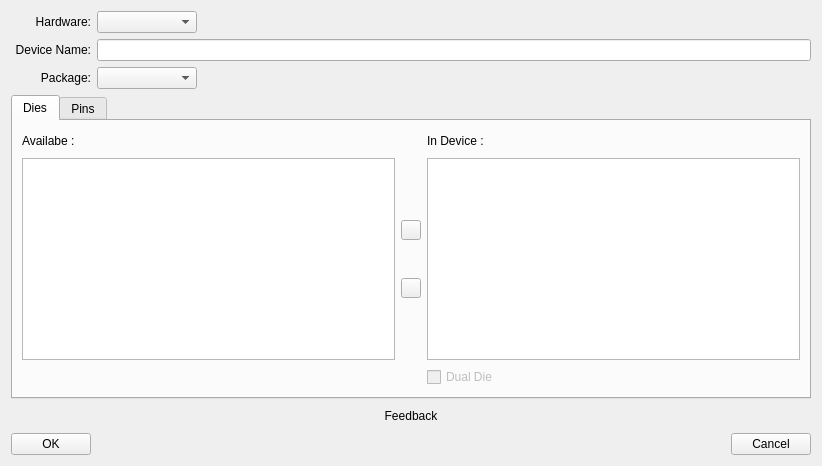
<?xml version="1.0" encoding="UTF-8"?>
<ui version="4.0">
 <class>NewDeviceWizard</class>
 <widget class="QDialog" name="NewDeviceWizard">
  <property name="geometry">
   <rect>
    <x>0</x>
    <y>0</y>
    <width>822</width>
    <height>466</height>
   </rect>
  </property>
  <property name="sizePolicy">
   <sizepolicy hsizetype="Fixed" vsizetype="Fixed">
    <horstretch>0</horstretch>
    <verstretch>0</verstretch>
   </sizepolicy>
  </property>
  <property name="minimumSize">
   <size>
    <width>0</width>
    <height>0</height>
   </size>
  </property>
  <property name="maximumSize">
   <size>
    <width>16777215</width>
    <height>16777215</height>
   </size>
  </property>
  <property name="windowTitle">
   <string>Dialog</string>
  </property>
  <layout class="QGridLayout" name="gridLayout_3">
   <item row="0" column="0">
    <layout class="QVBoxLayout" name="verticalLayout">
     <item>
      <layout class="QHBoxLayout" name="hardwareLayout">
       <item>
        <widget class="QLabel" name="hardwareLabel">
         <property name="minimumSize">
          <size>
           <width>80</width>
           <height>22</height>
          </size>
         </property>
         <property name="maximumSize">
          <size>
           <width>80</width>
           <height>22</height>
          </size>
         </property>
         <property name="text">
          <string>Hardware:</string>
         </property>
         <property name="alignment">
          <set>Qt::AlignRight|Qt::AlignTrailing|Qt::AlignVCenter</set>
         </property>
        </widget>
       </item>
       <item>
        <widget class="QComboBox" name="hardware">
         <property name="minimumSize">
          <size>
           <width>100</width>
           <height>22</height>
          </size>
         </property>
         <property name="maximumSize">
          <size>
           <width>100</width>
           <height>22</height>
          </size>
         </property>
        </widget>
       </item>
       <item>
        <spacer name="horizontalSpacer_4">
         <property name="orientation">
          <enum>Qt::Horizontal</enum>
         </property>
         <property name="sizeHint" stdset="0">
          <size>
           <width>40</width>
           <height>22</height>
          </size>
         </property>
        </spacer>
       </item>
      </layout>
     </item>
     <item>
      <layout class="QHBoxLayout" name="nameLayout">
       <item>
        <widget class="QLabel" name="deviceLabel">
         <property name="minimumSize">
          <size>
           <width>80</width>
           <height>22</height>
          </size>
         </property>
         <property name="maximumSize">
          <size>
           <width>80</width>
           <height>22</height>
          </size>
         </property>
         <property name="text">
          <string>Device Name:</string>
         </property>
         <property name="alignment">
          <set>Qt::AlignRight|Qt::AlignTrailing|Qt::AlignVCenter</set>
         </property>
        </widget>
       </item>
       <item>
        <widget class="QLineEdit" name="deviceName">
         <property name="minimumSize">
          <size>
           <width>119</width>
           <height>22</height>
          </size>
         </property>
         <property name="maximumSize">
          <size>
           <width>16777215</width>
           <height>22</height>
          </size>
         </property>
        </widget>
       </item>
      </layout>
     </item>
     <item>
      <layout class="QHBoxLayout" name="packageLayout">
       <item>
        <widget class="QLabel" name="packageLabel">
         <property name="minimumSize">
          <size>
           <width>80</width>
           <height>22</height>
          </size>
         </property>
         <property name="maximumSize">
          <size>
           <width>80</width>
           <height>22</height>
          </size>
         </property>
         <property name="text">
          <string>Package:</string>
         </property>
         <property name="alignment">
          <set>Qt::AlignRight|Qt::AlignTrailing|Qt::AlignVCenter</set>
         </property>
        </widget>
       </item>
       <item>
        <widget class="QComboBox" name="package">
         <property name="minimumSize">
          <size>
           <width>100</width>
           <height>22</height>
          </size>
         </property>
         <property name="maximumSize">
          <size>
           <width>100</width>
           <height>22</height>
          </size>
         </property>
        </widget>
       </item>
       <item>
        <spacer name="horizontalSpacer_2">
         <property name="orientation">
          <enum>Qt::Horizontal</enum>
         </property>
         <property name="sizeHint" stdset="0">
          <size>
           <width>13</width>
           <height>22</height>
          </size>
         </property>
        </spacer>
       </item>
      </layout>
     </item>
     <item>
      <widget class="QTabWidget" name="tabWidget">
       <property name="currentIndex">
        <number>0</number>
       </property>
       <widget class="QWidget" name="dies">
        <attribute name="title">
         <string>Dies</string>
        </attribute>
        <layout class="QGridLayout" name="gridLayout">
         <item row="0" column="0">
          <layout class="QHBoxLayout" name="horizontalLayout">
           <item>
            <layout class="QVBoxLayout" name="availableDiesLayout">
             <item>
              <widget class="QLabel" name="availableDiesLabel">
               <property name="minimumSize">
                <size>
                 <width>0</width>
                 <height>22</height>
                </size>
               </property>
               <property name="maximumSize">
                <size>
                 <width>16777215</width>
                 <height>22</height>
                </size>
               </property>
               <property name="text">
                <string>Availabe :</string>
               </property>
              </widget>
             </item>
             <item>
              <widget class="QListWidget" name="availableDies">
               <property name="minimumSize">
                <size>
                 <width>100</width>
                 <height>0</height>
                </size>
               </property>
              </widget>
             </item>
             <item>
              <widget class="QLabel" name="placeholder">
               <property name="minimumSize">
                <size>
                 <width>22</width>
                 <height>22</height>
                </size>
               </property>
               <property name="maximumSize">
                <size>
                 <width>16777215</width>
                 <height>22</height>
                </size>
               </property>
               <property name="text">
                <string/>
               </property>
              </widget>
             </item>
            </layout>
           </item>
           <item>
            <layout class="QVBoxLayout" name="addRemoveButtonLayout">
             <item>
              <widget class="QLabel" name="topDummy">
               <property name="sizePolicy">
                <sizepolicy hsizetype="Fixed" vsizetype="Fixed">
                 <horstretch>0</horstretch>
                 <verstretch>0</verstretch>
                </sizepolicy>
               </property>
               <property name="minimumSize">
                <size>
                 <width>20</width>
                 <height>20</height>
                </size>
               </property>
               <property name="maximumSize">
                <size>
                 <width>20</width>
                 <height>20</height>
                </size>
               </property>
               <property name="text">
                <string/>
               </property>
              </widget>
             </item>
             <item>
              <widget class="QToolButton" name="addDie">
               <property name="minimumSize">
                <size>
                 <width>20</width>
                 <height>20</height>
                </size>
               </property>
               <property name="maximumSize">
                <size>
                 <width>20</width>
                 <height>20</height>
                </size>
               </property>
               <property name="text">
                <string/>
               </property>
              </widget>
             </item>
             <item>
              <widget class="QToolButton" name="removeDie">
               <property name="minimumSize">
                <size>
                 <width>20</width>
                 <height>20</height>
                </size>
               </property>
               <property name="maximumSize">
                <size>
                 <width>20</width>
                 <height>20</height>
                </size>
               </property>
               <property name="text">
                <string/>
               </property>
              </widget>
             </item>
             <item>
              <widget class="QLabel" name="bottomDummy">
               <property name="sizePolicy">
                <sizepolicy hsizetype="Fixed" vsizetype="Fixed">
                 <horstretch>0</horstretch>
                 <verstretch>0</verstretch>
                </sizepolicy>
               </property>
               <property name="minimumSize">
                <size>
                 <width>20</width>
                 <height>20</height>
                </size>
               </property>
               <property name="maximumSize">
                <size>
                 <width>20</width>
                 <height>20</height>
                </size>
               </property>
               <property name="text">
                <string/>
               </property>
              </widget>
             </item>
            </layout>
           </item>
           <item>
            <layout class="QVBoxLayout" name="diesInDeviceLayout">
             <item>
              <widget class="QLabel" name="diesInDeviceLabel">
               <property name="minimumSize">
                <size>
                 <width>0</width>
                 <height>22</height>
                </size>
               </property>
               <property name="maximumSize">
                <size>
                 <width>16777215</width>
                 <height>22</height>
                </size>
               </property>
               <property name="text">
                <string>In Device :</string>
               </property>
              </widget>
             </item>
             <item>
              <widget class="QListWidget" name="diesInDevice">
               <property name="minimumSize">
                <size>
                 <width>100</width>
                 <height>0</height>
                </size>
               </property>
              </widget>
             </item>
             <item>
              <widget class="QCheckBox" name="dualDie">
               <property name="enabled">
                <bool>false</bool>
               </property>
               <property name="minimumSize">
                <size>
                 <width>0</width>
                 <height>22</height>
                </size>
               </property>
               <property name="maximumSize">
                <size>
                 <width>16777215</width>
                 <height>22</height>
                </size>
               </property>
               <property name="layoutDirection">
                <enum>Qt::LeftToRight</enum>
               </property>
               <property name="text">
                <string>Dual Die</string>
               </property>
              </widget>
             </item>
            </layout>
           </item>
          </layout>
         </item>
        </layout>
       </widget>
       <widget class="QWidget" name="pins">
        <attribute name="title">
         <string>Pins</string>
        </attribute>
        <layout class="QGridLayout" name="gridLayout_2">
         <item row="0" column="0">
          <layout class="QHBoxLayout" name="horizontalLayout_2">
           <item>
            <widget class="QTreeWidget" name="selectedDies">
             <column>
              <property name="text">
               <string>Name</string>
              </property>
             </column>
             <column>
              <property name="text">
               <string>Type</string>
              </property>
             </column>
             <column>
              <property name="text">
               <string>Direction</string>
              </property>
             </column>
            </widget>
           </item>
           <item>
            <layout class="QVBoxLayout" name="pinAddRemoveLayout">
             <item>
              <spacer name="verticalSpacer_5">
               <property name="orientation">
                <enum>Qt::Vertical</enum>
               </property>
               <property name="sizeHint" stdset="0">
                <size>
                 <width>20</width>
                 <height>40</height>
                </size>
               </property>
              </spacer>
             </item>
             <item>
              <widget class="QToolButton" name="addPin">
               <property name="minimumSize">
                <size>
                 <width>20</width>
                 <height>20</height>
                </size>
               </property>
               <property name="maximumSize">
                <size>
                 <width>20</width>
                 <height>20</height>
                </size>
               </property>
               <property name="text">
                <string/>
               </property>
              </widget>
             </item>
             <item>
              <spacer name="verticalSpacer_2">
               <property name="orientation">
                <enum>Qt::Vertical</enum>
               </property>
               <property name="sizeHint" stdset="0">
                <size>
                 <width>20</width>
                 <height>40</height>
                </size>
               </property>
              </spacer>
             </item>
             <item>
              <widget class="QToolButton" name="removePin">
               <property name="minimumSize">
                <size>
                 <width>20</width>
                 <height>20</height>
                </size>
               </property>
               <property name="maximumSize">
                <size>
                 <width>20</width>
                 <height>20</height>
                </size>
               </property>
               <property name="text">
                <string/>
               </property>
              </widget>
             </item>
             <item>
              <spacer name="verticalSpacer_6">
               <property name="orientation">
                <enum>Qt::Vertical</enum>
               </property>
               <property name="sizeHint" stdset="0">
                <size>
                 <width>20</width>
                 <height>40</height>
                </size>
               </property>
              </spacer>
             </item>
            </layout>
           </item>
           <item>
            <widget class="QTreeWidget" name="pinsTable">
             <column>
              <property name="text">
               <string>Name</string>
              </property>
             </column>
             <column>
              <property name="text">
               <string>Type</string>
              </property>
             </column>
             <column>
              <property name="text">
               <string>Direction</string>
              </property>
             </column>
            </widget>
           </item>
           <item>
            <layout class="QVBoxLayout" name="pinUpDownLayout">
             <item>
              <spacer name="verticalSpacer_3">
               <property name="orientation">
                <enum>Qt::Vertical</enum>
               </property>
               <property name="sizeHint" stdset="0">
                <size>
                 <width>20</width>
                 <height>40</height>
                </size>
               </property>
              </spacer>
             </item>
             <item>
              <widget class="QToolButton" name="pinUp">
               <property name="minimumSize">
                <size>
                 <width>20</width>
                 <height>20</height>
                </size>
               </property>
               <property name="maximumSize">
                <size>
                 <width>20</width>
                 <height>20</height>
                </size>
               </property>
               <property name="text">
                <string/>
               </property>
              </widget>
             </item>
             <item>
              <spacer name="verticalSpacer">
               <property name="orientation">
                <enum>Qt::Vertical</enum>
               </property>
               <property name="sizeHint" stdset="0">
                <size>
                 <width>20</width>
                 <height>40</height>
                </size>
               </property>
              </spacer>
             </item>
             <item>
              <widget class="QToolButton" name="pinDown">
               <property name="minimumSize">
                <size>
                 <width>20</width>
                 <height>20</height>
                </size>
               </property>
               <property name="maximumSize">
                <size>
                 <width>20</width>
                 <height>20</height>
                </size>
               </property>
               <property name="text">
                <string/>
               </property>
              </widget>
             </item>
             <item>
              <spacer name="verticalSpacer_4">
               <property name="orientation">
                <enum>Qt::Vertical</enum>
               </property>
               <property name="sizeHint" stdset="0">
                <size>
                 <width>20</width>
                 <height>40</height>
                </size>
               </property>
              </spacer>
             </item>
            </layout>
           </item>
          </layout>
         </item>
        </layout>
       </widget>
      </widget>
     </item>
     <item>
      <widget class="QLabel" name="feedback">
       <property name="minimumSize">
        <size>
         <width>300</width>
         <height>22</height>
        </size>
       </property>
       <property name="maximumSize">
        <size>
         <width>16777215</width>
         <height>22</height>
        </size>
       </property>
       <property name="text">
        <string>Feedback</string>
       </property>
       <property name="alignment">
        <set>Qt::AlignCenter</set>
       </property>
      </widget>
     </item>
     <item>
      <layout class="QHBoxLayout" name="buttonLayout">
       <item>
        <widget class="QPushButton" name="OKButton">
         <property name="text">
          <string>OK</string>
         </property>
         <property name="autoDefault">
          <bool>false</bool>
         </property>
        </widget>
       </item>
       <item>
        <spacer name="horizontalSpacer">
         <property name="orientation">
          <enum>Qt::Horizontal</enum>
         </property>
         <property name="sizeHint" stdset="0">
          <size>
           <width>40</width>
           <height>20</height>
          </size>
         </property>
        </spacer>
       </item>
       <item>
        <widget class="QPushButton" name="CancelButton">
         <property name="text">
          <string>Cancel</string>
         </property>
         <property name="autoDefault">
          <bool>false</bool>
         </property>
        </widget>
       </item>
      </layout>
     </item>
    </layout>
   </item>
  </layout>
 </widget>
 <tabstops>
  <tabstop>deviceName</tabstop>
  <tabstop>package</tabstop>
  <tabstop>tabWidget</tabstop>
  <tabstop>addDie</tabstop>
  <tabstop>removeDie</tabstop>
  <tabstop>diesInDevice</tabstop>
  <tabstop>CancelButton</tabstop>
  <tabstop>OKButton</tabstop>
  <tabstop>hardware</tabstop>
  <tabstop>availableDies</tabstop>
 </tabstops>
 <resources/>
 <connections/>
</ui>
